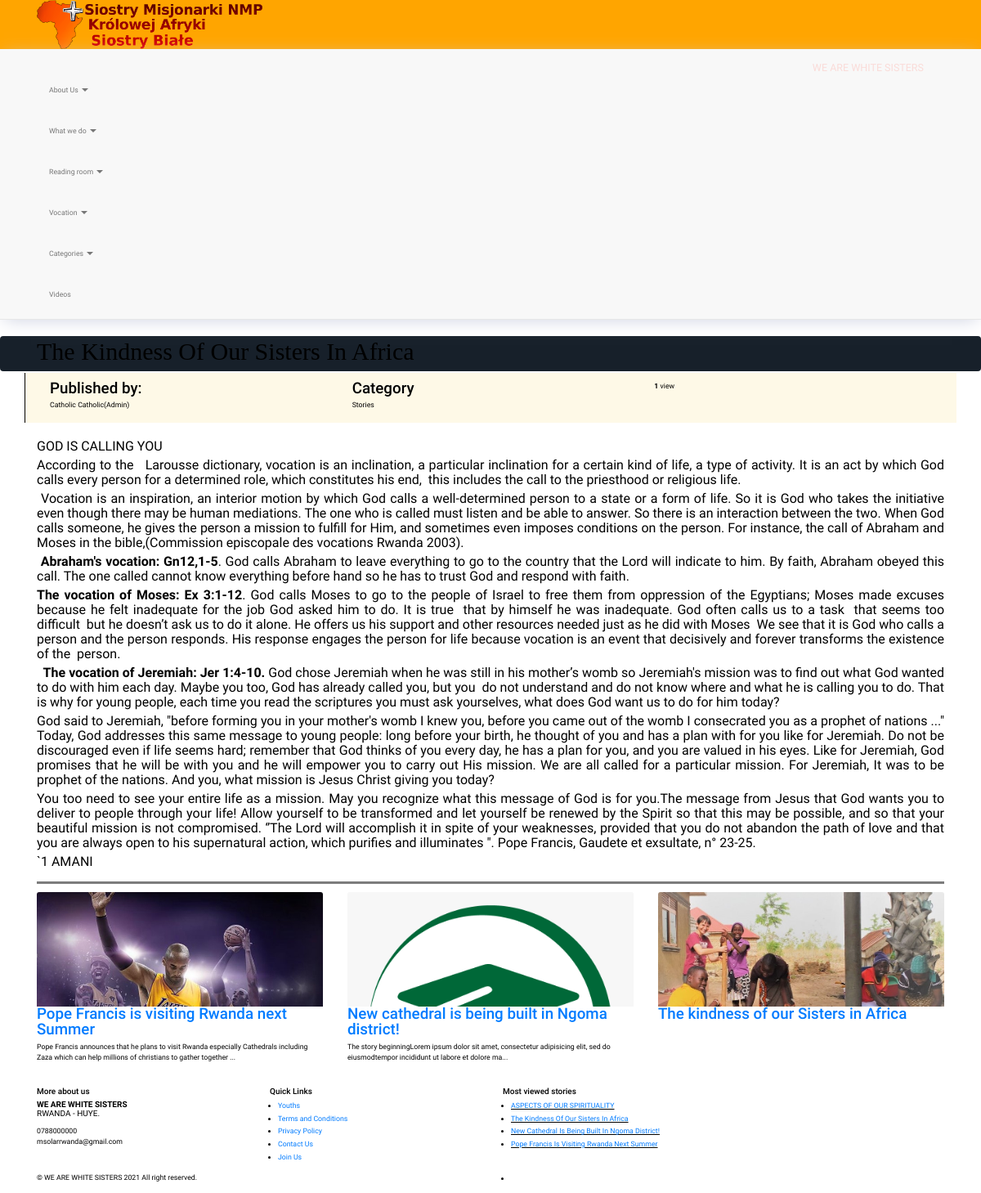
Page /read/2 on the committed database.
### tables this page shows
CREATE TABLE `settings` (
  `setup_id` int(10) NOT NULL,
  `site_name` varchar(100) NOT NULL,
  `contact_no` varchar(100) NOT NULL,
  `contact_email` varchar(100) NOT NULL,
  `location` varchar(200) NOT NULL,
  `address` varchar(250) NOT NULL,
  `active_hours` varchar(100) NOT NULL,
  `main_quote` mediumtext NOT NULL,
  `mission` mediumtext NOT NULL,
  `date_started` varchar(30) NOT NULL
);

CREATE TABLE `menu` (
  `menu_id` int(10) NOT NULL,
  `menu_url` varchar(255) NOT NULL,
  `menu_name` varchar(255) NOT NULL,
  `menu_side` varchar(60) NOT NULL,
  `has_submenu` varchar(5) NOT NULL,
  `order_no` int(5) NOT NULL,
  `menu_header` varchar(255) NOT NULL
);

CREATE TABLE `article` (
  `article_id` int(10) NOT NULL,
  `article_title` varchar(200) NOT NULL,
  `article_image` varchar(200) NOT NULL,
  `publisher_id` int(10) NOT NULL,
  `article_category` varchar(200) NOT NULL,
  `article_post` blob NOT NULL,
  `article_date` datetime NOT NULL DEFAULT current_timestamp()
);

### configs/adminquery.php (called while the page is built, shortened)
<?php
include('dbconnection.php');
class AdminQuery extends DbConnection {
    public function __construct() {
        $object = new DbConnection;
        $this->con= $object->connection();
    }
    public function check4ArticleExistance($article_id) {
        $sql = "SELECT COUNT(*) FROM `article` WHERE article_id='$article_id'";
        $count = $this->con->query($sql)->fetchColumn();
        return $count;
    }
    public function readArticle($article_id) {
        $stmt=$this->con->prepare("SELECT * FROM `article`art LEFT JOIN admin adm ON adm.admin_id = art.publisher_id WHERE article_id='$article_id' ");
        $stmt->execute();
        return $stmt;
    }
    public function readRecentArticles() {
        $stmt=$this->con->prepare("SELECT * FROM article ORDER BY article_date DESC LIMIT 3");
        $stmt->execute();
        return $stmt;
    }
    public function readTop5Articles() {
        $stmt=$this->con->prepare("SELECT * FROM article ORDER BY article_date ASC LIMIT 5");
        $stmt->execute();
        return $stmt;
    }
    public function showShortArticle($string) {
        if (strlen($string) > 150) {
            $string = substr($string, 0, 150) . '...';
            return $string;
        } else {
            return $string;
        }
    }
    public function viewSocials() {
        $stmt=$this->con->prepare("SELECT * FROM social_media ");
        $stmt->execute();
        return $stmt;
    }
    public function viewWebsiteSetup() {
        $stmt=$this->con->prepare("SELECT * FROM settings ");
        $stmt->execute();
        return $stmt;
    }
    public function topMenus() {
        $stmt=$this->con->prepare("SELECT * FROM menu WHERE menu_side='Top' ORDER BY order_no ASC ");
        $stmt->execute();
        return $stmt;
    }
    public function bottomMenus() {
        $stmt=$this->con->prepare("SELECT * FROM menu WHERE menu_side='Bottom' AND menu_url!='home' LIMIT 10 ");
        $stmt->execute();
        return $stmt;
    }
    public function countArticleViews($post_id) {
        $sql= "SELECT COUNT(post_id) FROM viewsbox WHERE post_id='$post_id'";
        $count = $this->con->query($sql)->fetchColumn();
        return $count;
    }
}
?>

### configs/dbconnection.php (called while the page is built, shortened)
<?php
class DbConnection {
    public    $host= "localhost";
    protected $database= "catholicdb";
    private   $user= "root";
    private   $password= "";
    public function connection(){
        try{
            $dsn= "mysql:host=$this->host; dbname=$this->database";
            $this->con = new PDO($dsn, $this->user, $this->password);
            return $this->con;
        } catch(PDOException $err ) {
            echo "OOPS! ERROR OCCURED".$err->getMessage();
        }
    }
}
?>

### configs/site_header_bk.php (the view, shortened to what this page needs)
<?php
include('configs/adminquery.php');
$object = new AdminQuery;
$stmt= $object->viewWebsiteSetup();
$aboutrow= $stmt->FETCH(PDO::FETCH_ASSOC);
?>
<!DOCTYPE html>
<html lang="en">
<head>
    <link href="../css/bootstrap.min.css" rel="stylesheet" />
    <link href="../css/fancybox/jquery.fancybox.css" rel="stylesheet">
    <link href="../css/jcarousel.css" rel="stylesheet" />
    <link href="../css/flexslider.css" rel="stylesheet" />
    <link href="../css/magnific-popup.css" rel="stylesheet">
    <link href="../js/owl-carousel/owl.carousel.css" rel="stylesheet">
    <link href="../css/gallery-1.css" rel="stylesheet">
    <link href="../css/style.css" rel="stylesheet" />
    <link href="../css/defined.css" rel="stylesheet" />
    <link href="../others/carousel/custom-slides.css" rel="stylesheet" />
</head>
<body style="overflow-x: hidden!important;">
<div id="wrapper">
<div class="topbar" style="background: orange;">
  <div class="container">
    <div class="row">
      <div class="col-md-12">
        <img src="../images/profile/logo.png" style="width: 25%; height: auto;">
      </div>
    </div>
  </div>
</div>
    <div id="wrapper" class="home-page">
        <header>
            <div class="navbar navbar-default navbar-static-top">
                <div class="container">
                    <div class="navbar-header">
                        <a class="navbar-brand iradu-nav" href="../" style="color: #fadbd8!important;"><?php echo $aboutrow['site_name']; ?></a>
                    </div>
                    <div class="navbar-collapse collapse ">
                        <ul class="nav navbar-nav">
                        <?php
                        $stmt2= $object->topMenus();
                        while($menu= $stmt2->FETCH(PDO::FETCH_ASSOC)) {
                            if($menu['has_submenu']=='Yes') {
                        ?>
                            <li class="dropdown">
                                <a href="#" data-toggle="dropdown" class="dropdown-toggle" title="<?php echo $menu['menu_name']; ?>"><?php echo $menu['menu_name']; ?> <b class="caret"></b></a>
                            </li>
                        <?php } else if($menu['menu_url']=='home') { ?>
                            <li><a href="../index"><?php echo $menu['menu_name']; ?></a></li>
                        <?php } else { ?>
                            <li class=""><a href="../page/<?php echo $menu['menu_url']; ?>"><?php echo $menu['menu_name']; ?></a></li>
                        <?php }} ?>
                        </ul>
                    </div>
                </div>
            </div>
        </header>

### read_post.php (shortened to what this page needs)
<?php
include('configs/site_header_bk.php');
$viewer_ip = $_SERVER['REMOTE_ADDR'];
$post_id = $_GET['article_id'];
$object->createArticleView($post_id, $viewer_ip);
$stmt500= $object->readArticle($post_id);
$result= $stmt500->FETCH(PDO::FETCH_ASSOC);
$post_views = $object->countArticleViews($post_id);
$check_post = $object->check4ArticleExistance($post_id);
?>
<?php if($check_post!=0) { ?>
    <section class="page-title">
        <div class="container">
            <div class="row">
                <div class="col-lg-12">
                    <h2 class="pageTitle page-title-inner"><?php echo $result['article_title'];?></h2>
                </div>
            </div>
        </div>
    </section>
    <section id="content">
        <div class="container content">
            <div class="row">
                <div class="col-md-12 content-mains" style="border-left: 1px solid black;">
                    <div class="col-sm-4 info-blocks small-x-h">
                    <div class="info-blocks-in">
                        <h3>Published by:</h3>
                        <p><?php echo $result['firstname']." ".$result['lastname']."(".$result['given_role'].")"; ?></p>
                    </div>
                </div>
                <div class="col-sm-4 info-blocks small-x-h">
                    <div class="info-blocks-in">
                        <h3>Category</h3>
                        <p><?php echo $result['article_category'];?></p>
                    </div>
                </div>
                <div class="col-sm-4 info-blocks small-x-h">
                    <div class="info-blocks-in">
                        <p>
                                <?php if($post_views==0){ ?>No view
                                <?php } else if($post_views==1){ ?>
                                <strong><?php echo $post_views; ?></strong> view
                                <?php } else if($post_views > 0) { ?>
                                <strong><?php echo $post_views; ?></strong> views
                                <?php } ?>
                        </p>
                    </div>
                </div>
                </div>
                <div class="col-md-12">
                    <div class="about-logo">
                        <p><?php echo $result['article_post'];?></p>
                    </div>
                </div>
            </div>
        </div>
    </section>
    <section id="content">
        <div class="container content"><hr class="hr-small">
        <div class="row service-v1 margin-bottom-40">
            <?php
            $stmt2= $object->readRecentArticles();
            while($rowp= $stmt2->FETCH(PDO::FETCH_ASSOC)) {
            ?>
            <div class="col-md-4 col-sm-6 col-xs-12 gallery-item-wrapper photography artwork">
                <div class="gallery-item">
                    <div class="gallery-thumb summary-image">
                        <img src="../uploads/posts/<?php echo $rowp['article_image'];?>" class="img-responsive" alt="<?php echo $rowp['article_title'];?>">
                    </div>
                    <div>
                        <h3><a href="../read/<?php echo $rowp['article_id'];?>"><?php echo $rowp['article_title'];?></a></h3>
                        <p><?php echo strip_tags($object->showShortArticle($rowp['article_post'])); ?></p>
                    </div>
                </div>
            </div>
            <?php } ?>
        </div>
    </div>
    </section>
    <?php } ?>
        <?php include('configs/site_footer_bk.php'); ?>

### configs/site_footer_bk.php (shortened to what this page needs)
        <footer>
            <div class="container">
                <div class="row">
                    <div class="col-lg-3">
                        <div class="widget">
                            <h5 class="widgetheading">More about us</h5>
                            <address>
                                <strong><?php echo $aboutrow['site_name']; ?></strong><br>
                                <?php echo $aboutrow['location']; ?>.
                            </address>
                            <p>
                                <i class="icon-phone"></i> <?php echo $aboutrow['contact_no']; ?> <br>
                                <i class="icon-envelope-alt"></i> <?php echo $aboutrow['contact_email']; ?>
                            </p>
                        </div>
                    </div>
                    <div class="col-lg-3">
                        <div class="widget">
                            <h5 class="widgetheading">Quick Links</h5>
                            <ul class="link-list">
                                <?php
                                $stmt6= $object->bottomMenus();
                                while($menu= $stmt6->FETCH(PDO::FETCH_ASSOC)) {
                                ?>
                                <li><a href="../page/<?php echo $menu['menu_url'];?>"><?php echo $menu['menu_name'];?></a></li>
                                <?php if($menu['menu_url']=='home') { ?>
                                    <li><a href="../index">Homepage</a></li>
                                <?php }} ?>
                            </ul>
                        </div>
                    </div>
                    <div class="col-lg-6">
                        <div class="widget">
                            <h5 class="widgetheading">Most viewed stories</h5>
                            <ul class="link-list">
                                <?php
                                $stmt4= $object->readTop5Articles();
                                while($rowp=$stmt4->FETCH(PDO::FETCH_ASSOC)) {
                                ?>
                                <li style="text-transform: capitalize!important;"><u><a href="../read/<?php echo $rowp['article_id'];?>"><?php echo $rowp['article_title'];?></a></u></li>
                                <?php } ?>
                            </ul>
                        </div>
                    </div>
                </div>
            </div>
            <div id="sub-footer">
                <div class="container">
                    <div class="row">
                        <div class="col-lg-6">
                            <div class="copyright">
                                <p>
                                    <span>&copy; <?php echo $aboutrow['site_name']; ?> <?php echo date('Y');?> All right reserved.</span>
                                </p>
                            </div>
                        </div>
                        <div class="col-lg-6">
                            <ul class="social-network">
                                <?php
                                $stmt= $object->viewSocials();
                                while($result= $stmt->FETCH(PDO::FETCH_ASSOC)) {
                                ?>
                                <li><a href="<?php echo $result['soc_url']; ?>" data-placement="top" title="<?php echo ucfirst($result['soc_name']); ?>" target="_blank"><i class="fa fa-<?php echo $result['soc_name']; ?>"></i></a></li>
                                <?php } ?>
                            </ul>
                        </div>
                    </div>
                </div>
            </div>
        </footer>
    </div>
</body>
</html>

### css/gallery-1.css (style rules this page uses)
.gallery-item-wrapper { padding-bottom: 25px; }
.gallery-item { overflow: hidden; -webkit-transition: all 0.2s ease; transition: all 0.2s ease; border-radius: 3px; }
.gallery-item .gallery-thumb { position: relative; overflow: hidden; }
.gallery-item .gallery-thumb img { -webkit-transition: all 0.2s ease; transition: all 0.2s ease; }

### css/defined.css (style rules this page uses)
.page-title { background-color: #17202a!important; font-size: 22px!important; padding: 4px!important; margin-top: 2px!important; margin-bottom: 2px!important; border-radius: 4px!important; }
.page-title-inner { font-size:30px!important; font-family: Cambria!important; text-transform: capitalize!important; }
.hr-small { height: 2px!important; background-color: grey!important; }
.summary-image { height: 140px!important; width: auto!important; }
.content-mains { margin-bottom: 15px!important; background-color: #fef9e7!important; }
.small-x-h { margin-top: 10px!important; margin-bottom: 10px!important; }
.iradu-nav { padding-top: 10px; color: #fadbd8!important; }

### rows in the picture
settings: site_name "WE ARE WHITE SISTERS", location "RWANDA - HUYE", contact_no "0788000000", contact_email "msolarrwanda@gmail.com"
menu: menu_name "About Us"
menu: menu_name "What we do"
menu: menu_name "Reading room"
menu: menu_name "Vocation"
menu: menu_name "Categories"
menu: menu_name "Videos"
article: article_title "The Kindness Of Our Sisters In Africa", publisher.firstname "Catholic", publisher.lastname "Catholic", publisher.given_role "Admin", article_category "Stories", article_post "GOD IS CALLING YOU According to the Larousse dictionary, vocation is an inclination, a particular inclination for a certain kind of life, a type of activity. It is an act by which God calls every person for a determined role, which constitutes his end, this includes the call to the priesthood or religious life. Vocation is an inspiration, an interior motion by which God calls a well-determined person to a state or a form of life. So it is God who takes the initiative even though there may be human mediations. The one who is called must listen and be able to answer. So there is an interaction between the two. When God calls someone, he gives the person a mission to fulfill for Him, and…", article_image (picture), article_title "The kindness of our Sisters in Africa"
article: article_image (picture), article_title "Pope Francis is visiting Rwanda next Summer", article_post "Pope Francis announces that he plans to visit Rwanda especially Cathedrals including Zaza which can help millions of christians to gather together ...", article_title "Pope Francis Is Visiting Rwanda Next Summer"
article: article_image (picture), article_title "New cathedral is being built in Ngoma district!", article_post "The story beginningLorem ipsum dolor sit amet, consectetur adipisicing elit, sed do eiusmodtempor incididunt ut labore et dolore ma...", article_title "New Cathedral Is Being Built In Ngoma District!"
menu: menu_name "Youths"
menu: menu_name "Terms and Conditions"
menu: menu_name "Privacy Policy"
menu: menu_name "Contact Us"
menu: menu_name "Join Us"
article: article_title "ASPECTS OF OUR SPIRITUALITY"

### other values in the picture
$post_views "1"
